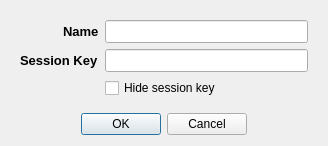
<?xml version="1.0" encoding="UTF-8"?>
<ui version="4.0">
 <class>CredentialsDialog</class>
 <widget class="QDialog" name="CredentialsDialog">
  <property name="geometry">
   <rect>
    <x>0</x>
    <y>0</y>
    <width>328</width>
    <height>140</height>
   </rect>
  </property>
  <property name="windowTitle">
   <string>Dialog</string>
  </property>
  <property name="styleSheet">
   <string notr="true">font-family: SegoeUI</string>
  </property>
  <layout class="QVBoxLayout" name="verticalLayout">
   <item>
    <widget class="QFrame" name="frame">
     <property name="styleSheet">
      <string notr="true">font-size: 10pt;</string>
     </property>
     <property name="frameShape">
      <enum>QFrame::NoFrame</enum>
     </property>
     <property name="frameShadow">
      <enum>QFrame::Raised</enum>
     </property>
     <layout class="QGridLayout" name="gridLayout">
      <item row="2" column="0" alignment="Qt::AlignRight">
       <widget class="QLabel" name="sessionKeyDescriptionLabel">
        <property name="font">
         <font>
          <family>SegoeUI</family>
          <pointsize>10</pointsize>
          <weight>75</weight>
          <bold>true</bold>
         </font>
        </property>
        <property name="text">
         <string>Session Key</string>
        </property>
       </widget>
      </item>
      <item row="2" column="1">
       <widget class="QLineEdit" name="sessionKeyLineEdit">
        <property name="minimumSize">
         <size>
          <width>200</width>
          <height>0</height>
         </size>
        </property>
       </widget>
      </item>
      <item row="1" column="1">
       <widget class="QLineEdit" name="nameLineEdit"/>
      </item>
      <item row="1" column="0" alignment="Qt::AlignRight">
       <widget class="QLabel" name="nameDescriptionLabel">
        <property name="font">
         <font>
          <family>SegoeUI</family>
          <pointsize>10</pointsize>
          <weight>75</weight>
          <bold>true</bold>
         </font>
        </property>
        <property name="text">
         <string>Name</string>
        </property>
       </widget>
      </item>
      <item row="3" column="1">
       <widget class="QCheckBox" name="hideSessionKeyCheckbox">
        <property name="styleSheet">
         <string notr="true">font-size: 9pt;</string>
        </property>
        <property name="text">
         <string>Hide session key</string>
        </property>
       </widget>
      </item>
     </layout>
    </widget>
   </item>
   <item alignment="Qt::AlignHCenter">
    <widget class="QDialogButtonBox" name="buttonBox">
     <property name="orientation">
      <enum>Qt::Horizontal</enum>
     </property>
     <property name="standardButtons">
      <set>QDialogButtonBox::Cancel|QDialogButtonBox::Ok</set>
     </property>
    </widget>
   </item>
  </layout>
 </widget>
 <tabstops>
  <tabstop>nameLineEdit</tabstop>
  <tabstop>sessionKeyLineEdit</tabstop>
  <tabstop>hideSessionKeyCheckbox</tabstop>
 </tabstops>
 <resources/>
 <connections>
  <connection>
   <sender>buttonBox</sender>
   <signal>accepted()</signal>
   <receiver>CredentialsDialog</receiver>
   <slot>accept()</slot>
   <hints>
    <hint type="sourcelabel">
     <x>248</x>
     <y>254</y>
    </hint>
    <hint type="destinationlabel">
     <x>157</x>
     <y>274</y>
    </hint>
   </hints>
  </connection>
  <connection>
   <sender>buttonBox</sender>
   <signal>rejected()</signal>
   <receiver>CredentialsDialog</receiver>
   <slot>reject()</slot>
   <hints>
    <hint type="sourcelabel">
     <x>316</x>
     <y>260</y>
    </hint>
    <hint type="destinationlabel">
     <x>286</x>
     <y>274</y>
    </hint>
   </hints>
  </connection>
 </connections>
</ui>
